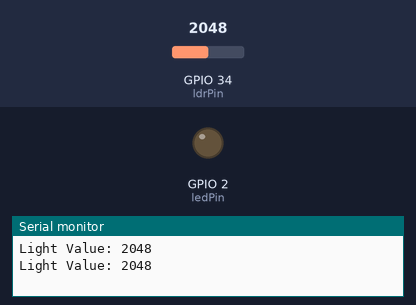
This sketch was run on a simulated ESP32. Shown: output pins drawn as LEDs (lit = HIGH), the last lines printed to the serial monitor. The test bench sets the inputs (shaded band); at power-on: GPIO 34 (ldrPin) = 2048.

Above: at 1.8 s.
1.9 s: GPIO 34 (ldrPin) set to 1562
3.4 s: GPIO 34 (ldrPin) set to 1445
At 5.2 s:
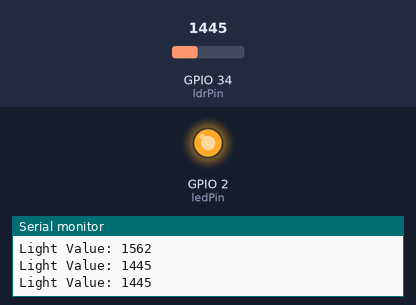
5.5 s: GPIO 34 (ldrPin) set to 1540
At 6.8 s:
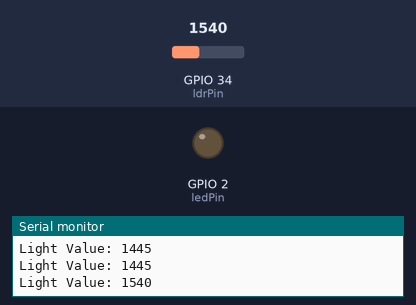
7.5 s: GPIO 34 (ldrPin) set to 1460
At 8.4 s:
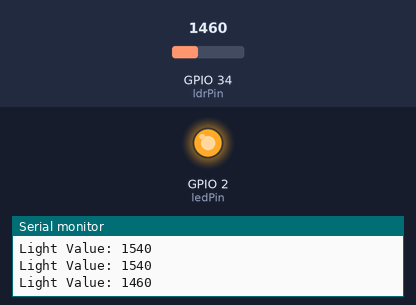
Timing chart, 0 to 10.5 s (numbered marks = the images above; inputs shaded):
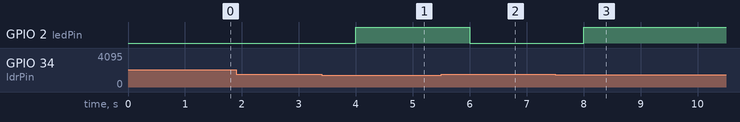

The sketch:

Project_code.ino
```cpp
const int ldrPin = 34;
const int ledPin = 2;

void setup() {
  Serial.begin(115200);
  pinMode(ledPin, OUTPUT);
}

void loop() {
  int lightValue = analogRead(ldrPin);

  Serial.print("Light Value: ");
  Serial.println(lightValue);

  if (lightValue < 1500) {
    digitalWrite(ledPin, HIGH);
  } else {
    digitalWrite(ledPin, LOW);
  }

  delay(1000);
}
```

Measured:
- the behaviour switches between 1500 and 1499 on GPIO 34 (ldrPin) (found by bisection; images 0 and 1)
- after the input at 3.4 s, GPIO 2 (ledPin): LOW → HIGH after 0.60 s
- after the input at 5.5 s, GPIO 2 (ledPin): HIGH → LOW after 0.50 s
- after the input at 7.5 s, GPIO 2 (ledPin): LOW → HIGH after 0.50 s
